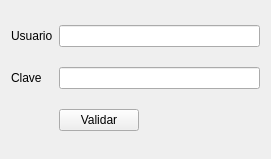
<?xml version="1.0" encoding="UTF-8"?>
<ui version="4.0">
 <class>Login</class>
 <widget class="QWidget" name="Login">
  <property name="geometry">
   <rect>
    <x>0</x>
    <y>0</y>
    <width>271</width>
    <height>159</height>
   </rect>
  </property>
  <property name="windowTitle">
   <string>Login</string>
  </property>
  <layout class="QGridLayout" name="gridLayout">
   <item row="1" column="0">
    <widget class="QLabel" name="lClave">
     <property name="text">
      <string>Clave</string>
     </property>
    </widget>
   </item>
   <item row="2" column="1">
    <widget class="QPushButton" name="pbValidar">
     <property name="focusPolicy">
      <enum>Qt::NoFocus</enum>
     </property>
     <property name="text">
      <string>Validar</string>
     </property>
    </widget>
   </item>
   <item row="0" column="0">
    <widget class="QLabel" name="lUsuario">
     <property name="text">
      <string>Usuario</string>
     </property>
    </widget>
   </item>
   <item row="2" column="2">
    <spacer name="horizontalSpacer">
     <property name="orientation">
      <enum>Qt::Horizontal</enum>
     </property>
     <property name="sizeHint" stdset="0">
      <size>
       <width>40</width>
       <height>20</height>
      </size>
     </property>
    </spacer>
   </item>
   <item row="1" column="1" colspan="2">
    <widget class="QLineEdit" name="leClave">
     <property name="echoMode">
      <enum>QLineEdit::Password</enum>
     </property>
    </widget>
   </item>
   <item row="0" column="1" colspan="2">
    <widget class="QLineEdit" name="leUsuario"/>
   </item>
  </layout>
 </widget>
 <tabstops>
  <tabstop>leUsuario</tabstop>
  <tabstop>leClave</tabstop>
  <tabstop>pbValidar</tabstop>
 </tabstops>
 <resources/>
 <connections/>
</ui>
